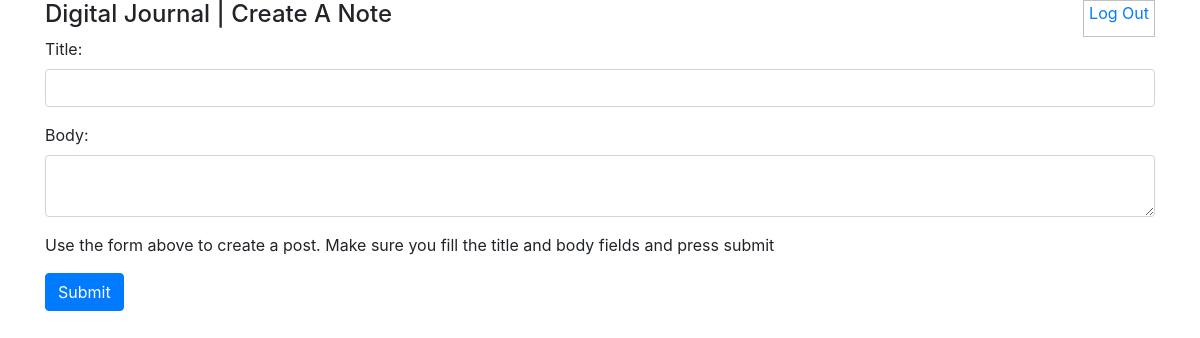
/ (signed in), run on an earlier commit of the app's database.
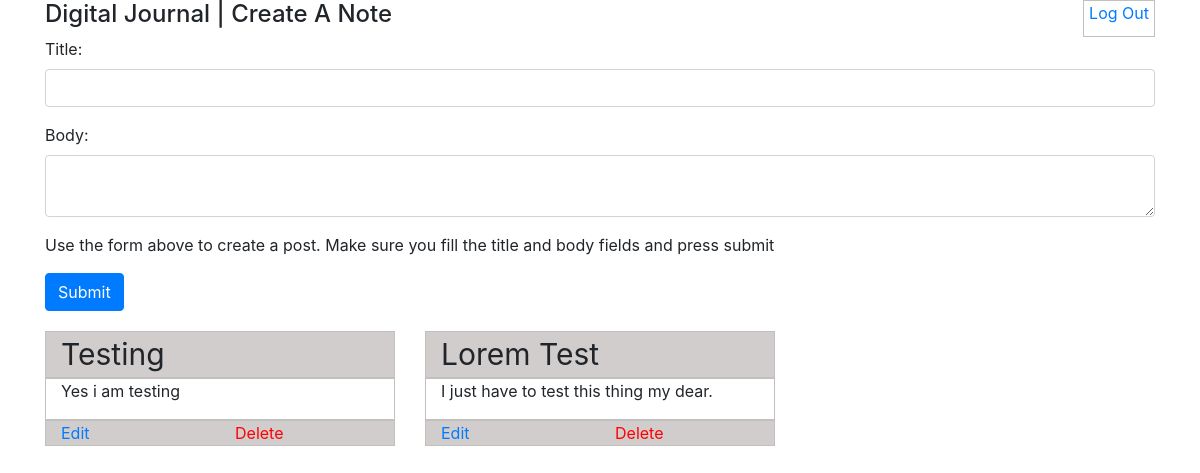
And on a later commit of the database.
### journal/models.py (models this page shows, shortened)
class Journal(models.Model):
    title = models.CharField(max_length=64)
    body = models.TextField()
    author_id = models.ForeignKey(User, on_delete=models.CASCADE, related_name="journal_author", default=1)

### journal/views.py (the view)
# urls.py: path("", views.index, name="index" ),
def index(request):
    if not request.user.is_authenticated:
        return HttpResponseRedirect(reverse('users:login_custom'))
    journals = Journal.objects.all().filter(author_id=request.user.id)
    return render(request, 'journal/index.html', {'journals': journals})

### journal/templates/journal/index.html (shortened to what this page needs)
{% extends 'journal/base.html' %}
{% block body %}
    <div id="page_wrap">
        <header class="container">
            <div class="row">
                <h4 class="col-sm-8">Digital Journal | Create A Note</h1>
                <nav class="col-sm-4">
                    {% if user.is_authenticated %}
                        <p><a href="{% url 'users:logout_custom' %}">Log Out</a></p>
                    {% endif %}
                </nav>
            </div>
        </header>
        {% if request.user.is_authenticated %}
        <div class="container">
            <form action="{% url 'journal:add_journal' %}" method="post">
                <div class="form-group">
                    <label>Title:</label>
                    <input type="text" name="title" class="form-control"/>
                </div>
                <div class="form-group">
                    <label>Body:</label>
                    <textarea type="text" name="body" class="form-control"></textarea>
                </div>
                <p>Use the form above to create a post. Make sure you fill the title and body fields and press submit</p>
                <input type="submit" value="Submit" class="btn btn-primary">
            </form>
        </div>
        {% endif %}
        <div class="container flex">
            <div class="row">
                {% for journal in journals %}
                    <div class="col-sm-4">
                        <header class="container">
                            <div class="row">
                                <div class="col-sm-12">
                                    {{ journal.title }}
                                </div>
                            </div>
                        </header>
                        <div class="container">
                            <div class="row">
                                <p class="col-sm-12">
                                    {{ journal.body }}
                                </p>
                            </div>
                        </div>
                        <footer class="container">
                            <div class="row">
                                <p class="edit-journal col-sm-6"><a href="{% url 'journal:edit_journal' journal.id %}">Edit</a></p>
                                <p class="del-journal col-sm-6"><a href="{% url 'journal:delete_journal' journal.id %}">Delete</a></p>
                            </div>
                        </footer>
                    </div>
                {% endfor %}
            </div>
        </div>
    </div>
{% endblock %}

What changed in the data, as far as the page shows it:
added Journal: title "Testing", body "Yes i am testing"
added Journal: title "Lorem Test", body "I just have to test this thing my dear."
